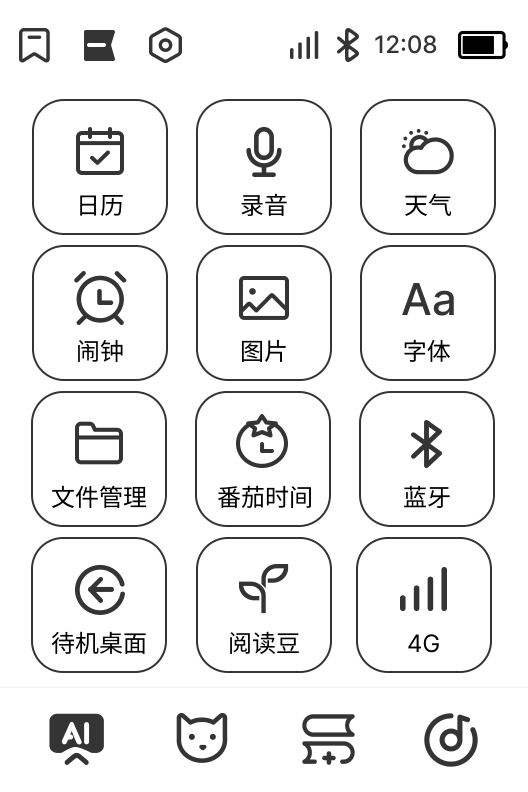
#> input picture artifacts/figma_more_detail_2x.png, 1056 x 1584 px, found by its file name (shown at 1/2 size)
$ python slice_more_icons_from_figma.py
#> lines starting #> are read from the running program, lines starting #| are printed output that depends on the picture
#!/usr/bin/env python3
"""Slice the More screen icons from the exported Figma 2x frame."""

from __future__ import annotations

from pathlib import Path

from PIL import Image


SRC = Path("artifacts/figma_more_detail_2x.png")
OUT = Path("app/asset/more")


ICONS = [
    ("more_calendar.png", 76, 127, 48, 48),
    ("more_record.png", 239, 127, 50, 50),
    ("more_weather.png", 400, 129, 55, 48),
    ("more_alarm.png", 73, 270, 55, 55),
    ("more_picture.png", 239, 276, 50, 44),
    ("more_font.png", 398, 276, 59, 59),
    ("more_folder.png", 75, 422, 48, 48),
    ("more_pomodoro.png", 223, 404, 80, 80),
    ("more_bluetooth.png", 399, 416, 55, 55),
    ("more_standby.png", 72, 562, 59, 59),
    ("more_reading_bean.png", 223, 548, 80, 80),
    ("more_signal.png", 397, 568, 55, 55),
]


def main() -> None:
    src = Image.open(SRC).convert("RGBA")
#> src is the input picture: PIL image 1056x1584 RGBA; mean R, G, B, A 237.6, 237.6, 237.6, 255
    OUT.mkdir(parents=True, exist_ok=True)
    for name, x, y, w, h in ICONS:
        crop = src.crop((x * 2, y * 2, (x + w) * 2, (y + h) * 2))
        crop = crop.resize((w, h), Image.Resampling.LANCZOS)
        pixels = crop.load()
        for py in range(h):
            for px in range(w):
                r, g, b, a = pixels[px, py]
                if a == 0:
                    continue
                if r > 245 and g > 245 and b > 245:
                    pixels[px, py] = (255, 255, 255, 0)
        crop.save(OUT / name)
#> this loop made 12 passes
#> pass 1, in main, `crop = src.crop((x * 2, y * 2, (x + w) * 2, (y + h) * 2))`:
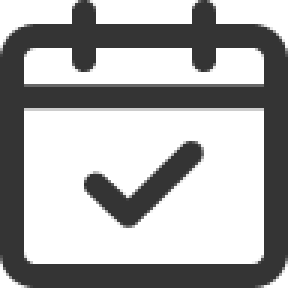
#> crop: PIL image 96x96 RGBA (shown 3 times larger); mean R, G, B, A 170.2, 170.2, 170.2, 255
#> pass 1, in main, `crop = crop.resize((w, h), Image.Resampling.LANCZOS)`:
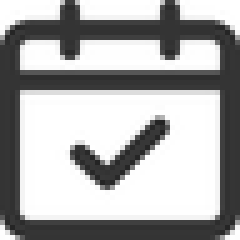
#> crop: PIL image 48x48 RGBA (shown 5 times larger); mean R, G, B, A 169.5, 169.5, 169.5, 255
#> pass 2, in main, `crop = src.crop((x * 2, y * 2, (x + w) * 2, (y + h) * 2))`:
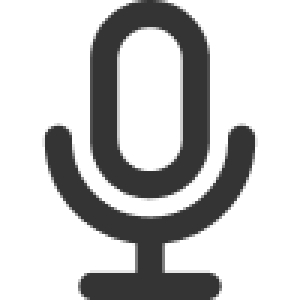
#> crop: PIL image 100x100 RGBA (shown 3 times larger); mean R, G, B, A 197.9, 197.9, 197.9, 255
#> after the loop:
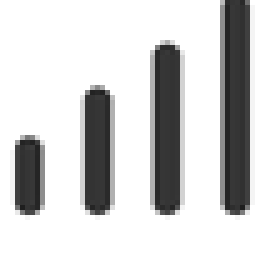
#> crop: PIL image 55x55 RGBA (shown 5 times larger); mean R, G, B, A 211.6, 211.6, 211.6, 68.8; transparent parts drawn white


if __name__ == "__main__":
    main()

$ run again, with 设计图/985e37c911b5dc493d55c2e15a7f7c22.jpg saved as artifacts/figma_more_detail_2x.png
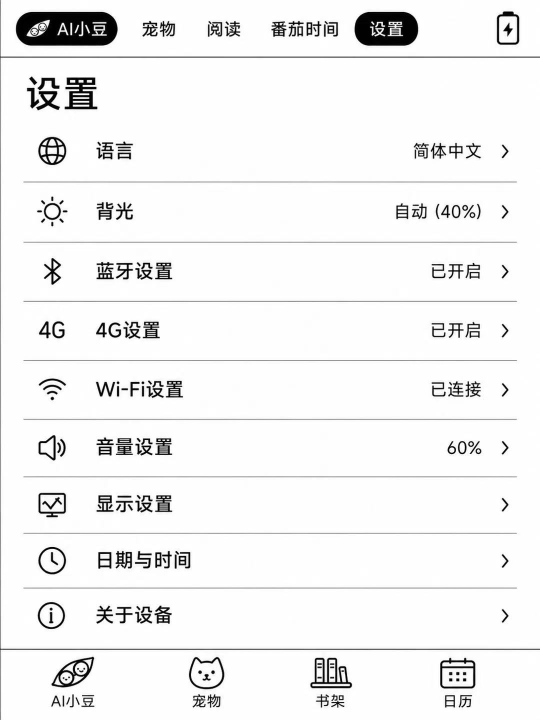
#> input picture 设计图/985e37c911b5dc493d55c2e15a7f7c22.jpg, 1080 x 1440 px, found by its file name (shown at 1/2 size)
#> the loop in main, `for name, x, y, w, h in ICONS:` made 12 passes
#> pass 1, in main, `crop = src.crop((x * 2, y * 2, (x + w) * 2, (y + h) * 2))`:
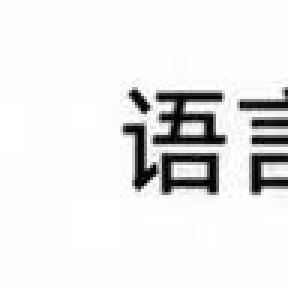
#> crop: PIL image 96x96 RGBA (shown 3 times larger); mean R, G, B, A 233.1, 233.1, 233.1, 255
#> pass 1, in main, `crop = crop.resize((w, h), Image.Resampling.LANCZOS)`:
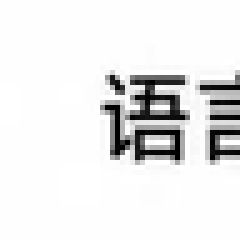
#> crop: PIL image 48x48 RGBA (shown 5 times larger); mean R, G, B, A 232.9, 232.9, 232.9, 255
